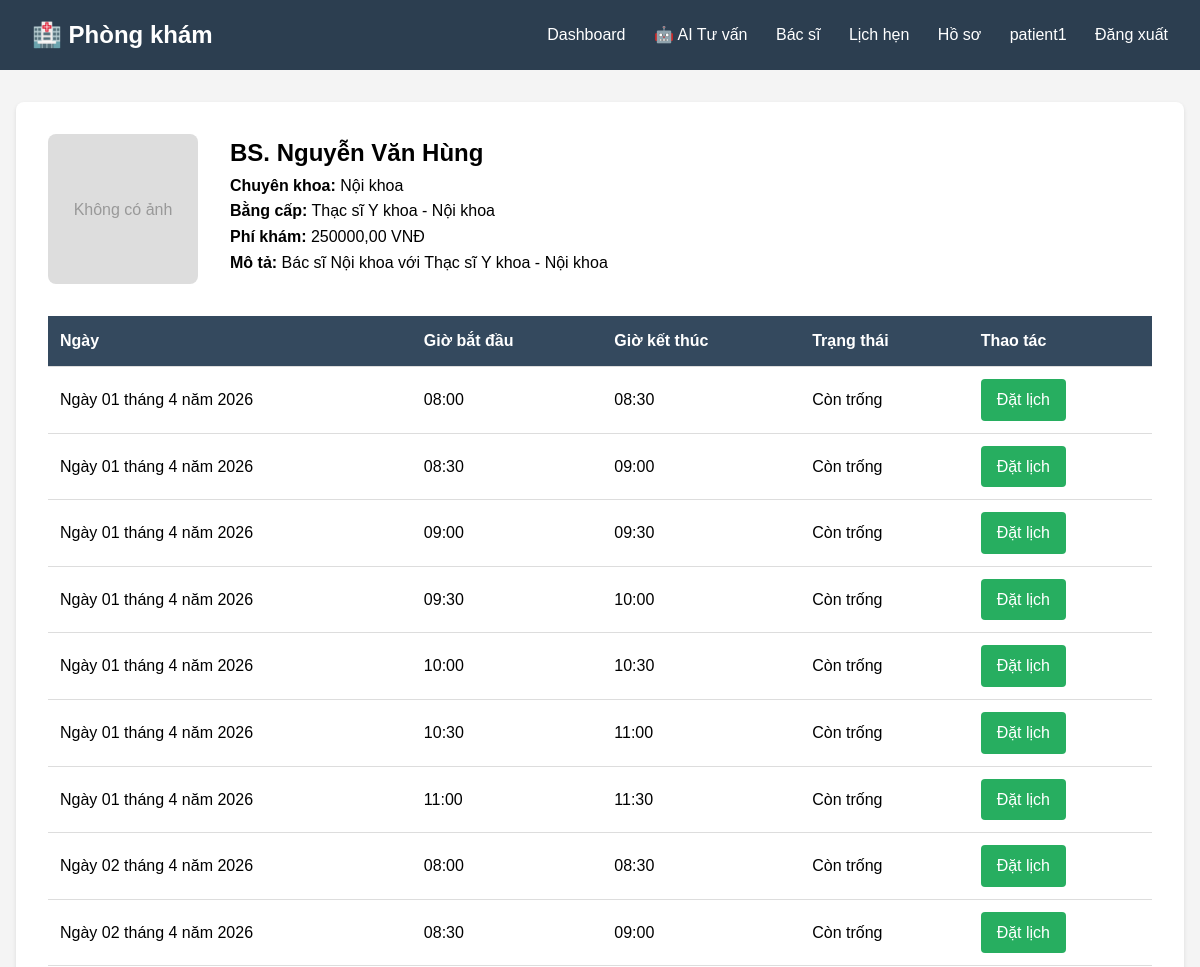
/appointments/bac-si/6/lich-lam-viec/ (signed in, upper part), run on an earlier commit of the app's database.
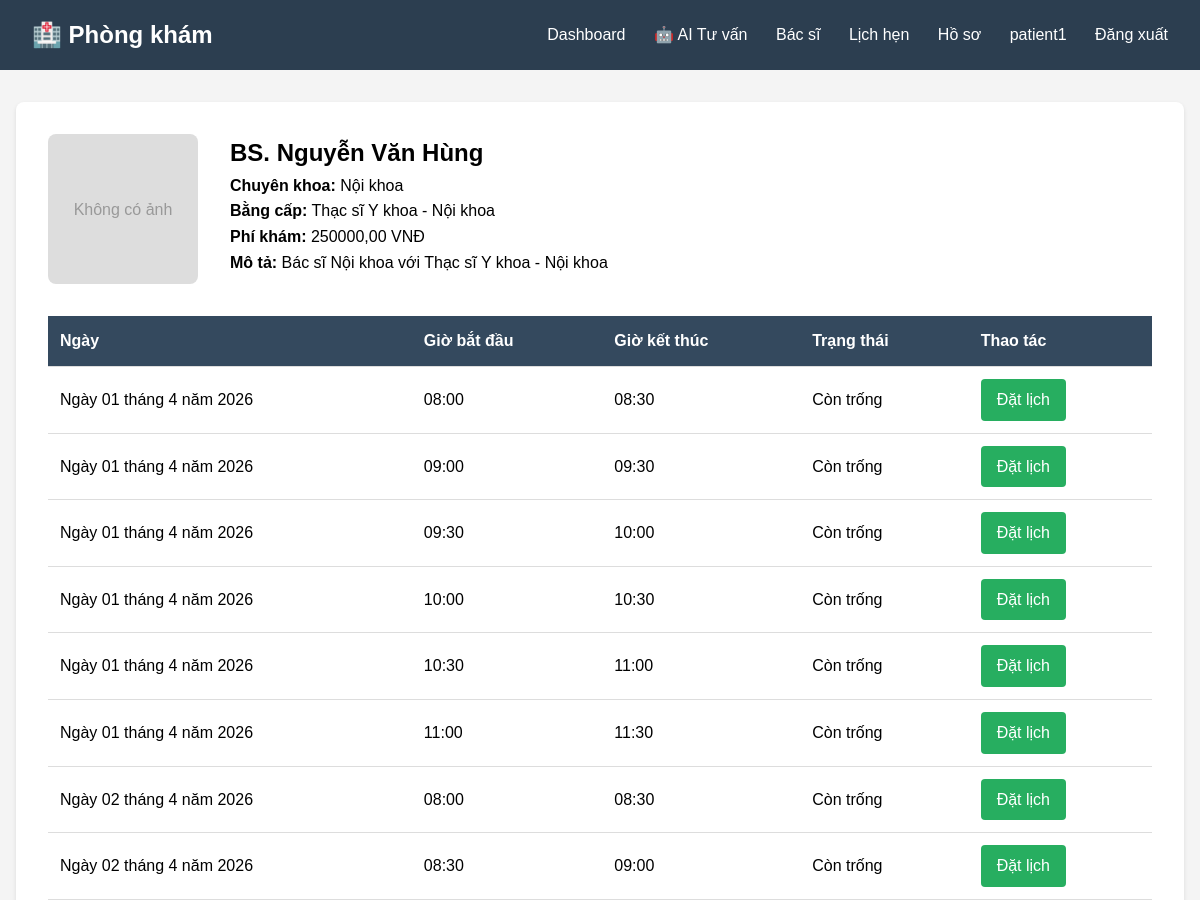
And on a later commit of the database.
### appointments/models.py (models this page shows, shortened)
class LichLamViec(models.Model):
    bac_si = models.ForeignKey(HoSoBacSi, on_delete=models.CASCADE, related_name='lich_lam_viec', verbose_name="Bác sĩ")
    ngay = models.DateField(verbose_name="Ngày")
    gio_bat_dau = models.TimeField(verbose_name="Giờ bắt đầu")
    gio_ket_thuc = models.TimeField(verbose_name="Giờ kết thúc")
    con_trong = models.BooleanField(default=True, verbose_name="Còn trống")
    class Meta:
        verbose_name = "Lịch làm việc"
        verbose_name_plural = "Lịch làm việc"
        unique_together = ['bac_si', 'ngay', 'gio_bat_dau']

### appointments/views.py (the view)
# urls.py: path('bac-si/<int:bac_si_id>/lich-lam-viec/', views.lich_lam_viec_bac_si, name='lich_lam_viec_bac_si'),
@login_required
def lich_lam_viec_bac_si(request, bac_si_id):
    bac_si = get_object_or_404(HoSoBacSi, id=bac_si_id, nguoi_dung__is_active=True)
    lich_lam_viec = LichLamViec.objects.filter(bac_si=bac_si, ngay__gte=date.today(), con_trong=True).order_by('ngay', 'gio_bat_dau')
    return render(request, 'appointments/lich_lam_viec_bac_si.html', {'bac_si': bac_si, 'lich_lam_viec': lich_lam_viec})

### accounts/models.py (called while the page is built)
    def __str__(self):
        return self.ten

### templates/appointments/lich_lam_viec_bac_si.html (shortened to what this page needs)
{% extends 'base.html' %}
{% block content %}
<div class="card">
    <div style="display: flex; gap: 2rem; margin-bottom: 2rem;">
        <div>
            {% if bac_si.anh_dai_dien %}
            <img src="{{ bac_si.anh_dai_dien.url }}" alt="Ảnh bác sĩ" style="width: 150px; height: 150px; border-radius: 8px; object-fit: cover;">
            {% else %}
            <div style="width: 150px; height: 150px; background: #ddd; border-radius: 8px; display: flex; align-items: center; justify-content: center; color: #999;">Không có ảnh</div>
            {% endif %}
        </div>
        <div>
            <h2>BS. {{ bac_si.nguoi_dung.get_full_name }}</h2>
            <p><strong>Chuyên khoa:</strong> {{ bac_si.chuyen_khoa }}</p>
            <p><strong>Bằng cấp:</strong> {{ bac_si.bang_cap }}</p>
            <p><strong>Phí khám:</strong> {{ bac_si.phi_kham }} VNĐ</p>
            <p><strong>Mô tả:</strong> {{ bac_si.mo_ta|default:"Không có" }}</p>
        </div>
    </div>
    {% if lich_lam_viec %}
    <table>
        <tr>
            <th>Ngày</th>
            <th>Giờ bắt đầu</th>
            <th>Giờ kết thúc</th>
            <th>Trạng thái</th>
            <th>Thao tác</th>
        </tr>
        {% for lich in lich_lam_viec %}
        <tr>
            <td>{{ lich.ngay }}</td>
            <td>{{ lich.gio_bat_dau }}</td>
            <td>{{ lich.gio_ket_thuc }}</td>
            <td>{% if lich.con_trong %}Còn trống{% else %}Đã đặt{% endif %}</td>
            <td>
                {% if lich.con_trong %}
                <a href="{% url 'dat_lich_kham' lich.id %}" class="btn btn-success">Đặt lịch</a>
                {% else %}
                <span style="color: #999;">Đã đặt</span>
                {% endif %}
            </td>
        </tr>
        {% endfor %}
    </table>
    {% else %}
    <p>Bác sĩ chưa có lịch làm việc</p>
    {% endif %}
</div>
{% endblock %}

What changed in the data, as far as the page shows it:
no longer on this page (row edited): LichLamViec: ngay "Ngày 01 tháng 4 năm 2026", gio_bat_dau "08:30", gio_ket_thuc "09:00", con_trong "Còn trống"
